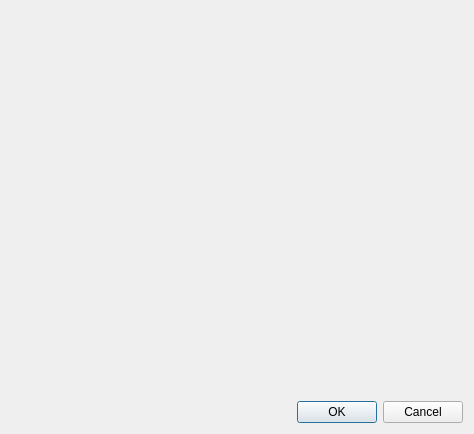
<?xml version="1.0" encoding="UTF-8"?>
<ui version="4.0">
 <class>ServerConfigDlg</class>
 <widget class="QDialog" name="ServerConfigDlg">
  <property name="geometry">
   <rect>
    <x>0</x>
    <y>0</y>
    <width>474</width>
    <height>434</height>
   </rect>
  </property>
  <property name="windowTitle">
   <string>Dialog</string>
  </property>
  <property name="sizeGripEnabled">
   <bool>false</bool>
  </property>
  <property name="modal">
   <bool>true</bool>
  </property>
  <layout class="QVBoxLayout" name="verticalLayout">
   <item>
    <widget class="QWidget" name="configContainer" native="true"/>
   </item>
   <item>
    <widget class="QDialogButtonBox" name="buttonBox">
     <property name="standardButtons">
      <set>QDialogButtonBox::Cancel|QDialogButtonBox::Ok</set>
     </property>
    </widget>
   </item>
  </layout>
 </widget>
 <tabstops>
  <tabstop>buttonBox</tabstop>
 </tabstops>
 <resources/>
 <connections/>
</ui>
